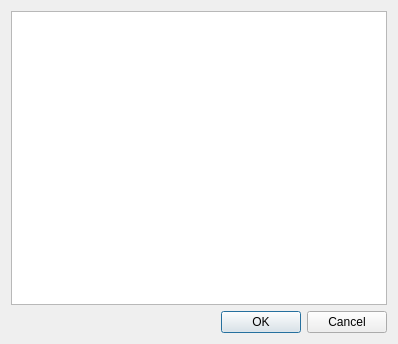
<?xml version="1.0" encoding="UTF-8"?>
<ui version="4.0">
 <class>Ripes::SymbolNavigator</class>
 <widget class="QDialog" name="Ripes::SymbolNavigator">
  <property name="geometry">
   <rect>
    <x>0</x>
    <y>0</y>
    <width>398</width>
    <height>344</height>
   </rect>
  </property>
  <property name="windowTitle">
   <string>Dialog</string>
  </property>
  <layout class="QGridLayout" name="gridLayout">
   <item row="0" column="0">
    <layout class="QVBoxLayout" name="verticalLayout">
     <item>
      <widget class="QTableWidget" name="symbolTable"/>
     </item>
    </layout>
   </item>
   <item row="1" column="0">
    <widget class="QDialogButtonBox" name="buttonBox">
     <property name="orientation">
      <enum>Qt::Horizontal</enum>
     </property>
     <property name="standardButtons">
      <set>QDialogButtonBox::Cancel|QDialogButtonBox::Ok</set>
     </property>
    </widget>
   </item>
  </layout>
 </widget>
 <resources/>
 <connections>
  <connection>
   <sender>buttonBox</sender>
   <signal>accepted()</signal>
   <receiver>Ripes::SymbolNavigator</receiver>
   <slot>accept()</slot>
   <hints>
    <hint type="sourcelabel">
     <x>248</x>
     <y>254</y>
    </hint>
    <hint type="destinationlabel">
     <x>157</x>
     <y>274</y>
    </hint>
   </hints>
  </connection>
  <connection>
   <sender>buttonBox</sender>
   <signal>rejected()</signal>
   <receiver>Ripes::SymbolNavigator</receiver>
   <slot>reject()</slot>
   <hints>
    <hint type="sourcelabel">
     <x>316</x>
     <y>260</y>
    </hint>
    <hint type="destinationlabel">
     <x>286</x>
     <y>274</y>
    </hint>
   </hints>
  </connection>
 </connections>
</ui>
